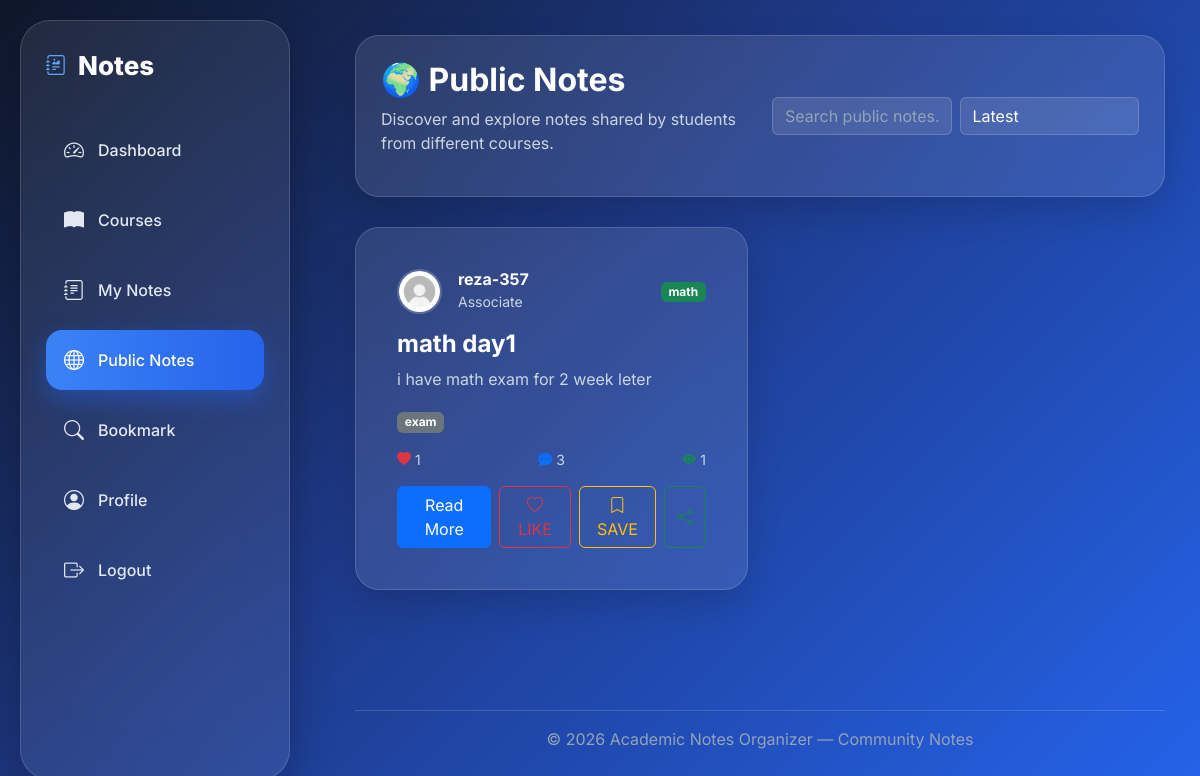
The app's page /public_note with its own data.
### Course/models.py (models this page shows, shortened)
class Note(models.Model):
    course = models.ForeignKey(Course, on_delete=models.CASCADE, related_name='notes')
    user = models.ForeignKey(User, on_delete=models.CASCADE, related_name='notes')
    title = models.CharField(max_length=200)
    image = models.ImageField(upload_to='image/note', null=True, blank=True)
    file = models.FileField(upload_to='file/note', null=True, blank=True)
    tags = models.CharField(max_length=500)
    context = models.TextField()
    visibility = models.CharField(max_length=200,choices=ch3)
    created_at = models.DateTimeField(auto_now_add=True)
    update_at = models.DateTimeField(auto_now=True)
    objects = models.Manager()
    public = CustomNote()

class Course(models.Model):
    course_name = models.CharField(max_length=100)
    author = models.ForeignKey(User, on_delete=models.CASCADE, related_name='courses')
    semester = models.CharField(choices=cho, max_length=100)
    descriptions = models.TextField()
    image = models.ImageField(upload_to='image/course', default='image/course/course default.png', blank=True,
                              null=True)
    credit_units = models.CharField(choices=cho2, max_length=100)
    update_at = models.DateTimeField(auto_now=True)
    created_at = models.DateTimeField(auto_now_add=True)
    slug = models.SlugField(blank=True,null=True)
    is_active = models.BooleanField(default=True)
    def __str__(self):
        return self.course_name

### account/models.py (models this page shows, shortened)
class User(AbstractBaseUser):
    user_degree = (
        ("Foundation","foundation"),
        ('Associate','associate'),
        ('Bachelors','bachelors'),
        ('Masters','masters'),
        ('PHD','phd')
    )
    email = models.EmailField(
        verbose_name='email address',
        max_length=255,
        unique=True,
        blank=True,
        null=True
    )
    username = models.CharField(max_length=50,unique=True,blank=True,null=True)
    is_active = models.BooleanField(default=True)
    is_admin = models.BooleanField(default=False)
    image = models.ImageField(upload_to='image/user',default='image/user/default_user.jpg',null=True,blank=True)
    degree = models.CharField(choices=user_degree,null=True)
    objects = MyUserManager()
    USERNAME_FIELD = 'email'
    REQUIRED_FIELDS = []

### Course/views.py (the view)
# urls.py: path('public_note', views.public_note, name="public_note"),
def public_note(request):
    notes = Note.public.all()
    for note in notes:
        note.is_like = Like.objects.filter(note=note,user_id=request.user.id).exists()
        note.is_bookmark = Bookmark.objects.filter(note=note,user_id=request.user.id).exists()
    query = request.GET.get('q')
    if query:
        notes = notes.filter(title__icontains = query)
    sort_by = request.GET.get('sort', 'latest')
    if sort_by == 'latest':
        notes = notes.order_by('-created_at')
    elif sort_by == 'most_liked':
        notes = notes.order_by('-likes_count')
    elif sort_by == 'most_commented':
        notes = notes.order_by('-comments_count')
    elif sort_by == 'most_viewed':
        notes = notes.order_by('-views_count')
    paginator = Paginator(notes,4)
    page = request.GET.get('page')
    objnote = paginator.get_page(page)
    return render(request, 'course/publicnotes.html', {'notes': notes,'notes2':objnote})

### Course/models.py (called while the page is built)
    def get_queryset(self):
        return super().get_queryset().filter(visibility = 'public')

### context_procesors/context_processors.py (called while the page is built)
def notes(request):
    notes = Note.objects.filter(user_id=request.user.id).count()
    return {'notes':notes}

def course(request):
    course = Course.objects.filter(author_id=request.user.id).count()
    return {'course':course}

def public_notes(request):
    public = Note.public.filter(user_id=request.user.id).count()
    return {'public':public}

def bookmark(request):
    books = Bookmark.objects.filter(user_id=request.user.id).count()
    return {'bookmark':books}

def recent_notes(request):
    notes = Note.objects.filter(user_id=request.user.id).order_by('-created_at')[:3]
    return {'recentnote':notes}

def recent_public(request):
    notes = Note.public.all().order_by('-created_at')[:3]
    return {'recentpublic':notes}

### Course/templates/course/publicnotes.html (shortened to what this page needs)
{% load static %}
<!DOCTYPE html>
<html lang="en">
<head>
    <link href="https://cdn.jsdelivr.net/npm/bootstrap@5.3.3/dist/css/bootstrap.min.css" rel="stylesheet">
    <link rel="stylesheet" href="https://cdn.jsdelivr.net/npm/bootstrap-icons@1.11.3/font/bootstrap-icons.min.css">
    <link rel="stylesheet" href="{% static 'css/publicnotes.css' %}">
    <link rel="stylesheet" href="{% static 'css/dashboard.css' %}">
</head>
<body>
{% include 'base.html' %}
<div class="content">
    <div class="glass-card header-card">
        <div class="row align-items-center">
            <div class="col-lg-6">
                <h2 class="fw-bold">
                    🌍 Public Notes
                </h2>
                <p class="text-muted">
                    Discover and explore notes shared by students from different courses.
                </p>
            </div>
            <div class="col-lg-6">
                <div class="row g-2">
                    <div class="col-md-6">
                        <input name="q" type="text" class="form-control" placeholder="Search public notes...">
                    </div>
                    <div class="col-md-6">
                        <select class="form-select">
                            <option>Latest</option>
                        </select>
                    </div>
                </div>
            </div>
        </div>
    </div>
    <div class="row">
        {% for note in notes %}
            <div class="col-lg-6 mb-4">
                <div class="card glass-card note-card">
                    <div class="card-body">
                        <div class="d-flex justify-content-between align-items-center mb-3">
                            <div class="d-flex align-items-center">
                                <img src="{{ note.user.image.url }}" class="author-img me-3">
                                <div>
                                    <h6 class="mb-0 fw-bold">
                                        {{ note.user.username }}
                                    </h6>
                                    {% if note.user.degree %}
                                        <small class="text-muted">
                                            {{ note.user.degree }}
                                        </small>
                                    {% endif %}
                                </div>
                            </div>
                            <span class="badge bg-success">
{{ note.course }}
</span>
                        </div>
                        <h4 class="fw-bold">
                            {{ note.title }}
                        </h4>
                        <p class="text-muted">
                            {{ note.context|truncatewords:30 }}
                        </p>
                        <div class="mb-3">
                            <span class="badge bg-secondary tag">
{{ note.tags }}
</span>
                        </div>
                        <div class="d-flex justify-content-between stats mb-3">
                            <span><i class="bi bi-heart-fill text-danger"></i> <span class="like-count">{{ note.likes.count }}</span></span>
                            <span><i class="bi bi-chat-dots-fill text-primary"></i> {{ note.comments.count }}</span>
                            <span><i class="bi bi-eye-fill text-success"></i> {{ note.views.count }}</span>
                        </div>
                        <div class="d-flex gap-2">
                            <a href="{% url 'ditailnote' note.id %}" class="btn btn-primary">
                                Read More
                            </a>
                            <button data-id="{{ note.id }}"
                                    class=" like-btn btn {% if note.is_like %}btn-danger{% else %}btn-outline-danger{% endif %}">
                                <i class="bi {% if note.is_like %}bi-heart-fill{% else %}bi-heart{% endif %}"></i>
                                <span class="like-text">{% if note.is_like %}LIKED{% else %}LIKE{% endif %}</span>
                            </button>
                           <a href="{% url 'add_bookmark' note.id %}" class="btn {% if note.is_bookmark %}btn-warning{% else %}btn-outline-warning{% endif %}">
                                <i class="bi {% if note.is_bookmark %}bi-bookmark{% else %}bi-bookmark{% endif %}"></i>
                                <span class="like-text">{% if note.is_bookmark %}SAVED{% else %}SAVE{% endif %}</span></a>
                            <button class="btn btn-outline-success">
                                <i class="bi bi-share"></i>
                            </button>
                        </div>
                    </div>
                </div>
            </div>
        {% endfor %}
    </div>
    <footer class="text-center mt-5">
        <hr>
        <p>
            © 2026 Academic Notes Organizer — Community Notes
        </p>
    </footer>
</div>
</body>
</html>

### assets/css/publicnotes.css (style rules this page uses)
* { margin: 0; padding: 0; box-sizing: border-box; font-family: 'Inter', sans-serif; }
body { min-height: 100vh; background: linear-gradient(135deg, #0F172A 0%, #1E3A8A 45%, #2563EB 100%); overflow-x: hidden; color: white; position: relative; }
.glass-card, .sidebar { position: relative; overflow: hidden; }
.glass-card::before, .sidebar::before { content: ""; position: absolute; top: 0; left: -150%; width: 60%; height: 100%; background: linear-gradient(115deg, transparent 0%, rgba(255, 255, 255, .16) 45%, rgba(255, 255, 255, .32) 50%, rgba(255, 255, 255, .16) 55%, transparent 100%); transform: skewX(-20deg); animation: shimmerSweep 7s ease-in-out infinite; pointer-events: none; z-index: 2; }
.glass-card:nth-child(odd)::before { animation-delay: 1.4s; }
.content { margin-left: 320px; padding: 35px; position: relative; z-index: 1; }
.glass-card { background: rgba(255, 255, 255, .10); backdrop-filter: blur(20px); -webkit-backdrop-filter: blur(20px); border: 1px solid rgba(255, 255, 255, .15); border-radius: 24px; box-shadow: 0 15px 35px rgba(0, 0, 0, .15); transition: .35s; }
.header-card { padding: 30px; margin-bottom: 30px; }
.note-card { border: none; border-radius: 20px; }
.card-body { position: relative; z-index: 1; }
.author-img { width: 45px; height: 45px; border-radius: 50%; border: 2px solid rgba(255, 255, 255, .2); }
.stats { font-size: 14px; color: #CBD5E1; }
.tag { margin-right: 5px; margin-top: 5px; }
h2, h4, h6 { color: #fff; }
p.text-muted, small.text-muted { color: #CBD5E1 !important; }
.form-control, .form-select { background: rgba(255, 255, 255, .10); border: 1px solid rgba(255, 255, 255, .18); color: #fff; }
.form-control::placeholder { color: #94A3B8; }
.form-select option { color: #0F172A; }
footer hr { border-color: rgba(255, 255, 255, .15); opacity: 1; }
footer p { color: #94A3B8; }

### assets/css/dashboard.css (style rules this page uses)
* { margin: 0; padding: 0; box-sizing: border-box; font-family: 'Inter', sans-serif; }
body { min-height: 100vh; background: linear-gradient(135deg, #0F172A 0%, #1E3A8A 45%, #2563EB 100%); overflow-x: hidden; color: white; position: relative; }
.glass-card, .sidebar, .action-btn { position: relative; overflow: hidden; }
.glass-card::before, .sidebar::before, .action-btn::before { content: ""; position: absolute; top: 0; left: -150%; width: 60%; height: 100%; background: linear-gradient(115deg, transparent 0%, rgba(255, 255, 255, .16) 45%, rgba(255, 255, 255, .32) 50%, rgba(255, 255, 255, .16) 55%, transparent 100%); transform: skewX(-20deg); animation: shimmerSweep 3s ease-in-out infinite; pointer-events: none; }
.glass-card:nth-child(odd)::before { animation-delay: 1.4s; }
.glass-card { background: rgba(255, 255, 255, .10); backdrop-filter: blur(20px); -webkit-backdrop-filter: blur(20px); border: 1px solid rgba(255, 255, 255, .15); border-radius: 24px; padding: 25px; box-shadow: 0 15px 35px rgba(0, 0, 0, .15); transition: .35s; }

### records on screen
Note: user.image (placeholder picture), user.username "reza-357", user.degree "Associate", course "math", title "math day1", context "i have math exam for 2 week leter", tags "exam", likes.count "1", comments.count "3", views.count "1"
